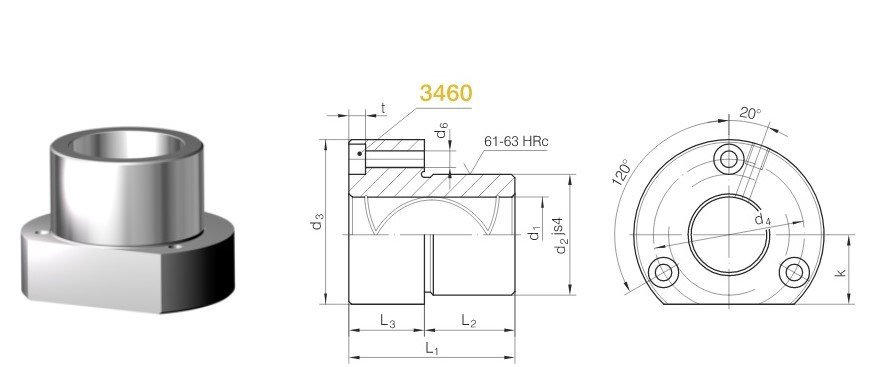
%> input picture data/raw/bucse/bucsa (3).jpg, 896 x 367 px
$ octave PrewittOperator.m   (GNU Octave 9; MATLAB toolbox functions it lacks are replaced by stand-ins)
%> lines starting %> are read from the running program, lines starting %| are printed output that depends on the picture; in (x1, y1, x2, y2) boxes, pixels count from 0 and x2, y2 are one past the last pixel; in counts of white or black regions, pixels touching at a corner belong together; the program's own positions count from 1
### src/preprocessing/outlineWithPrewittOperator.m
function imageOutline = outlineWithPrewittOperator(pathImg)
    p = imread(pathImg);
    p = rgb2gray(p);
    p1 = double(p);
    Xmask = [-1 0 1 ;
              -1 0 1;
              -1 0 1];
    Ymask = [-1 -1 -1;
              0 0 0;
              1 1 1];

    kx= conv2(p1, Xmask, 'same');
    ky= conv2(p1, Ymask, 'same');


    imageOutline =sqrt(kx.^2 + ky.^2);

    imageViewer(p);
    %imageViewer(kx);
    %imageViewer(ky);
    %imageViewer(imageOutline);
    imageViewer(abs(imageOutline));
    %saveas(imageOutline,"G:\facultate\anul 3 sem 1\Retele neuronale\proiect-Clasificator de piese\data\processed\ceva.png");

    %ked  =pathImg * 3; testare functie
end

### src/preprocessing/PrewittOperator.m
%Bibliografie : https://www.geeksforgeeks.org/software-engineering/edge-detection-using-prewitt-scharr-and-sobel-operator/
%Edge detection using Prewitt Operator

k = imread("G:\facultate\anul 3 sem 1\Retele neuronale\proiect-Clasificator de piese\data\raw\bucse\bucsa (3).jpg" );
%> k is the input picture: size 367x896x3 uint8; mean R, G, B 241.2, 241.1, 241
k = rgb2gray(k);
%> k: size 367x896 uint8
k1 = double(k);
x_mask = [-1 0 1; -1 0 1; -1 0 1]; %matrice 3*3
y_mask = [-1 -1 -1;
          0 0 0;
          1 1 1];
kx = conv2(k1,x_mask,'same');
ky = conv2(k1,y_mask,'same');
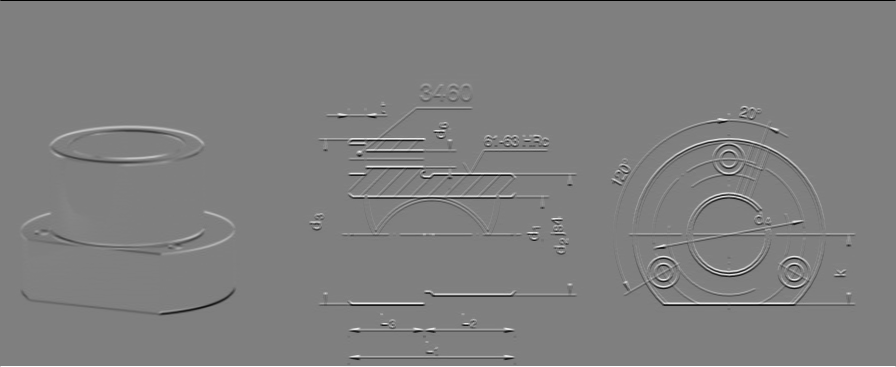
%> ky: size 367x896 double; min -765, max 765, mean 0; mean of the top-left, top-right, bottom-left and bottom-right quarters -3.3, -3.9, 3.2, 3.9; drawn with min black and max white
ked = sqrt(kx.^2 + ky.^2);
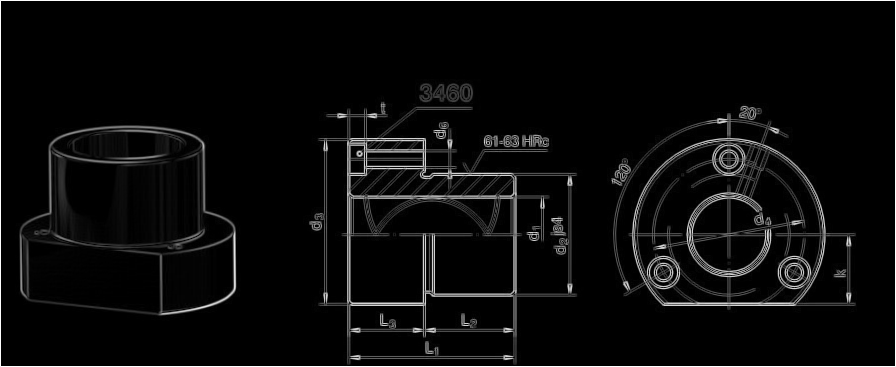
%> ked: size 367x896 double; min 0, max 765, mean 33.6; drawn with min black and max white
pathToProject = "G:\facultate\anul 3 sem 1\Retele neuronale\proiect-Clasificator de piese";
pathToProcesing = pathToProject+"\processed";

%ped = outlineWithPrewittOperator("G:\facultate\anul 3 sem 1\Retele neuronale\proiect-Clasificator de piese\data\raw\bucse\bucsa (3).jpeg");
red =outlineWithPrewittOperator(pathToProject+"\data\raw\flanse\flansa (1).png");
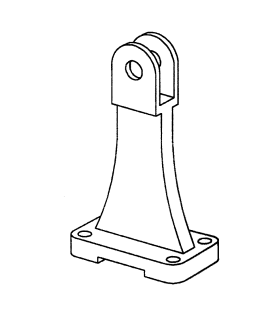
%> input picture data/raw/flanse/flansa (1).png, 253 x 310 px
%> in outlineWithPrewittOperator, p is the input picture: size 310x253x3 uint8; min 0, max 255, mean 247.2
%> in outlineWithPrewittOperator, `kx= conv2(p1, Xmask, 'same');`:
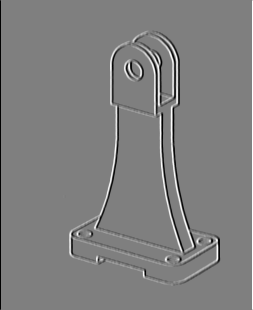
%> kx: size 310x253 double; min -765, max 765, mean 0; drawn with min black and max white
%> in outlineWithPrewittOperator, `ky= conv2(p1, Ymask, 'same');`:
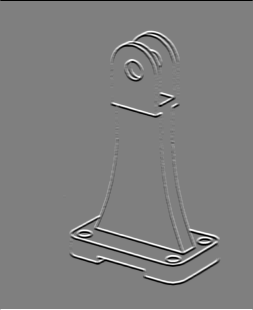
%> ky: size 310x253 double; min -765, max 765, mean 0; mean of the top-left, top-right, bottom-left and bottom-right quarters -4.8, -4.7, 4.8, 4.7; drawn with min black and max white
%> in outlineWithPrewittOperator, `imageOutline =sqrt(kx.^2 + ky.^2);`:
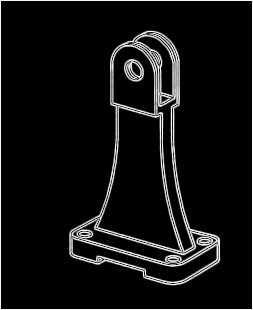
%> imageOutline: size 310x253 double; min 0, max 778.6, mean 52.3; drawn with min black and max white

imwrite(red,pathToProcesing+"\flansa_processed(1).png");
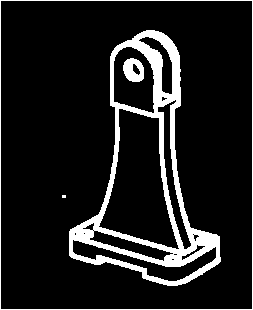
%> saved as flansa_processed(1).png: size 310x253 uint8; 11.5% white; 4 white regions (1 under 20 px), largest, box (x1, y1, x2, y2) and area: (69, 30, 221, 286) 7562, (0, 0, 253, 310) 1122, (123, 58, 144, 82) 360
imsave
%> (this line was passed over: imsave is not available in this run)
% [11 lines of commented-out code are left out]
